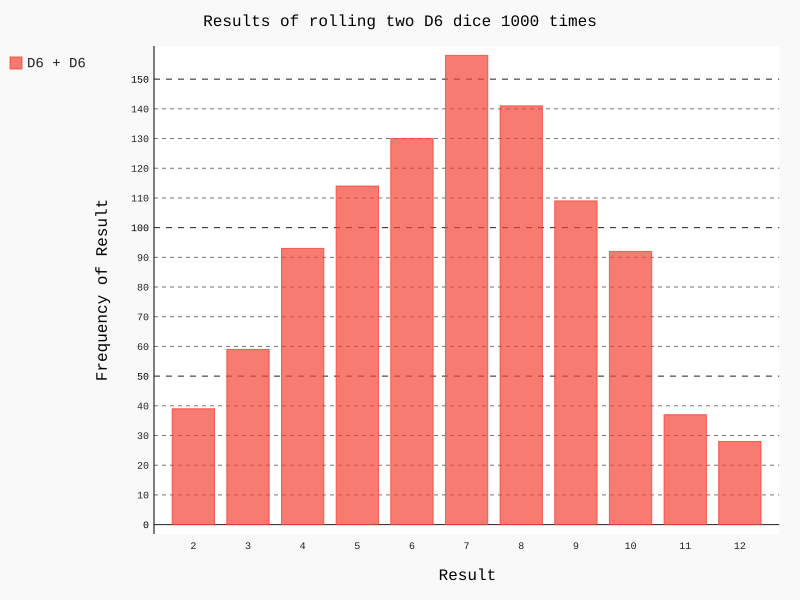

Recreate this plot in Python.
import pygal
from die import Die

'''同时掷两个骰子'''
# 创建一个D6实例
die_1 = Die()
die_2 = Die()

# 掷几次骰子，并将结果存储在一个列表中
results = []
#for roll_num in range(100):
# 增加次数，分析结果
for roll_num in range(1000):
    result = die_1.roll() + die_2.roll()
    results.append(result)

# 分析结果
frequencies = []
max_result = die_1.num_sides + die_2.num_sides
for value in range(2, max_result+1):
    frequency = results.count(value)
    frequencies.append(frequency)
'''这就是记录每一个点，出现的次数总和'''
#print(frequencies)

'''对结果进行可视化  ----利用直方图Bar()来可视化 '''
hist = pygal.Bar()

hist.title = "Results of rolling two D6 dice 1000 times "
hist.x_labels = [ '2', '3', '4', '5', '6', '7', '8', '9', '10', '11', '12']
hist.x_title = "Result"
hist.y_title = "Frequency of Result"

hist.add('D6 + D6', frequencies)
hist.render_to_file('dice_visual.svg')
